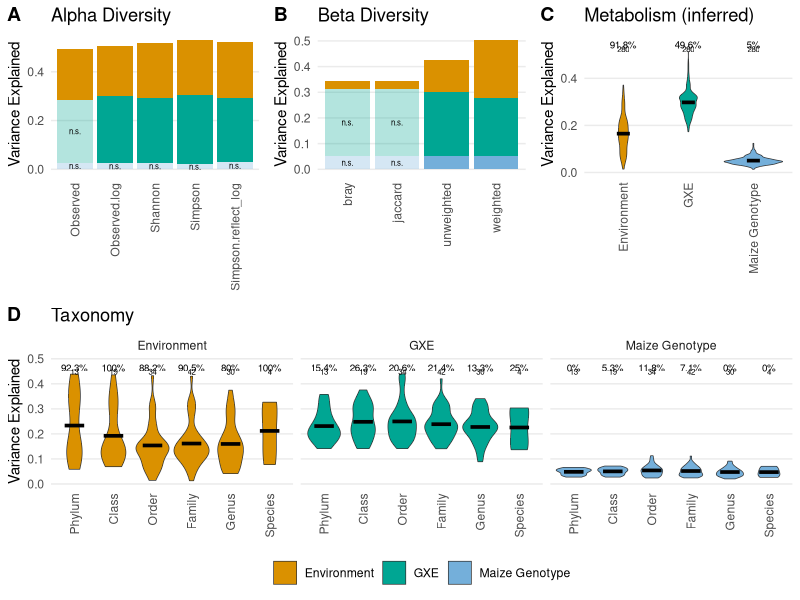

This chart was generated by the following R code:
#! /usr/bin/Rscript

# Plot the various GxE metrics for publication

library(tidyverse)
library(ggpubr)

# Load data
alpha = read.csv("3_GxE/3b_alpha_diversity.variance_explained.jgw.csv")
beta = read.csv("3_GxE/3c_beta_diversity_GxE.jgw.csv")
pathways = read.csv("3_GxE/3d_MetaCyc_pathway_GXE.jgw.csv")
taxonomy = read.csv("3_GxE/3e_taxon_GXE.jgw.csv")

# Global variables
sig_threshold=0.05 # Significance threshold
colorkey = c("Maize Genotype" = "#74afda", "GXE" = "#00a693", "Environment" = "#da9100")
taxa_levels=c("Phylum", "Class","Order","Family","Genus","Species")

#########
# Alpha and Beta Diversity
#########

# Standardize tables
alpha = alpha %>%
  rename(metric=alpha_diversity, pvalue=p, fraction_explained=Value) %>%
  select(category, metric, test_var, fraction_explained, pvalue) %>%
  filter(test_var != "Residuals")
beta = beta %>%
  rename(metric=Type, pvalue = Pr..F., fraction_explained=heritability)%>%
  select(category, metric, test_var, fraction_explained, pvalue) %>%
  filter(test_var != "Residuals")

# Helper function for alpha and beta diversity plots
div_barplot = function(plotdata, set="???"){
  plotdata = plotdata %>%
    mutate(alpha=ifelse(pvalue < sig_threshold, yes=1, no=0.75),
           label=ifelse(pvalue < sig_threshold, yes="", no="n.s."))
  ggplot(plotdata) +
    aes(x = metric, y = fraction_explained, fill = test_var, alpha=alpha, label=label) +
    geom_bar(position = "stack", stat = "identity") +
    ylab("Variance Explained") +
    ggtitle(paste(set, "Diversity")) + 
    theme_minimal() +
    theme(legend.position = "none", 
          axis.title.x = element_blank(), 
          legend.title = element_blank(), 
          axis.text.x = element_text(angle=90, vjust=0.5, hjust=1),
          panel.grid.major.x = element_blank(),
          panel.grid.minor = element_blank()) +
    scale_alpha(guide='none', range=c(0.3,1)) + # Use to set how transparent becomes
    scale_fill_manual(values=colorkey) + 
    geom_text(alpha=1, position=position_stack(vjust=0.5), size=2)
}

# Alpha  & Beta plots
alphaplot = div_barplot(alpha, set="Alpha")
betaplot = div_barplot(beta, set="Beta")

##########
# Pathways
##########

# Significance
path.significant = pathways %>%
  group_by(term) %>%
  summarize(n=n(), fraction = sum(pval < 0.01)/n(), .groups="drop") %>%
  mutate(percent = round(fraction*100, digits=1) %>% paste("%", sep=""))

# Make violin plot  
pathplot = ggplot(pathways) +
  aes(x = term, y = herit, fill = term) +
  geom_violin(trim = TRUE, linewidth=0.25) +
  stat_summary(fun = mean, geom = "crossbar", width = 0.2, color = "black") +
  geom_text(data=path.significant, mapping=aes(label=percent), 
            size=2.5, y=max(pathways$herit)* 1.06) +
  geom_text(data=path.significant, mapping=aes(label=n), 
            size=2, y=max(pathways$herit * 1.02)) +
  ylab("Variance Explained") +
  ggtitle(paste("Metabolism (inferred)")) + 
  theme_minimal() +
  theme(legend.position = "none", 
        axis.title.x = element_blank(), 
        legend.title = element_blank(), 
        axis.text.x = element_text(angle=90, vjust=0.5, hjust=1),
        panel.grid.major.x = element_blank(),
        panel.grid.minor=element_blank()) +
  scale_fill_manual(values=colorkey) +
  ylim(NA, max(pathways$herit) * 1.1) # Adjust vertical limit

# geom_text(data=sig.taxa, mapping=aes(label=percent), 
#           size=2.5, y=max(taxonomy$herit)* 1.06) +
#   geom_text(data=sig.taxa, mapping=aes(label=n), 
#             size=2, y=max(taxonomy$herit) * 1.02) +



##############
# Taxonomy
##############


# Calculate fractions that are significant
sig.taxa = taxonomy %>%
  group_by(level, term) %>%
  summarize(n=n(), fraction = sum(pval < 0.01)/n(), .groups="drop") %>%
  mutate(percent = round(fraction*100, digits=1) %>% paste("%", sep=""))


# Plot
taxonomy$level = factor(taxonomy$level, levels=taxa_levels)
taxaplot <- ggplot(taxonomy) +
  aes(x=level, y=herit, fill=term) +
  geom_violin(trim = TRUE, linewidth=0.25) +
  ylab("Variance Explained") + 
  ggtitle(paste("Taxonomy")) + 
  theme_minimal() +
  theme(legend.position = "bottom", 
        axis.title.x = element_blank(), 
        legend.title = element_blank(), 
        axis.text.x = element_text(angle=90, vjust=0.5, hjust=1),
        panel.grid.major.x = element_blank(),
        panel.grid.minor = element_blank()) +
  facet_grid(~term) +
  # theme(strip.text.x = element_text(size = 30,face="bold"),
  #       strip.text.y = element_text(size = 30,face="bold" )) + 
  stat_summary(fun = "mean", geom = "crossbar",  width = 0.5, colour = "black",
               show.legend=FALSE) +
  geom_text(data=sig.taxa, mapping=aes(label=percent), 
            size=2.5, y=max(taxonomy$herit)* 1.06) +
  geom_text(data=sig.taxa, mapping=aes(label=n), 
            size=2, y=max(taxonomy$herit) * 1.02) +
  ylim(NA, max(taxonomy$herit) * 1.1) + # Adjust vertical limit
  scale_fill_manual(values=colorkey)



########################
# Combine plots and save
########################

top = ggarrange(alphaplot, betaplot, pathplot, nrow=1, labels=c("A","B", "C"),
                align="h")
bottom = ggarrange(taxaplot, labels=c("D"))
combined = ggarrange(top, bottom, nrow=2, common.legend=TRUE)
ggsave(combined, file="3_GxE/3f_GxE_combined_plot.jgw.png", width = 7, height = 8)


